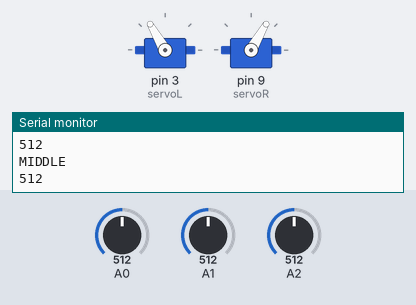
Bench run of a sketch on a simulated Arduino Uno, built with avr-gcc and run on an emulated ATmega328P. Parts: 2 × servo, the last lines printed to the serial monitor. The inputs (shaded band) are chosen by the test bench; at power-on: A1 = 512, A0 = 512, A2 = 512.

Above: at 1.3 s.
1.4 s: A1 set to 308
2.9 s: A1 set to 289
At 3.7 s:
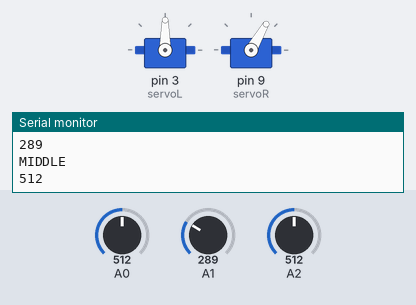
4.5 s: A0 set to 313
6.0 s: A0 set to 284
At 6.3 s:
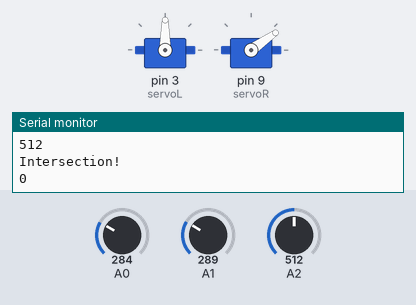
Timing chart, 0 to 8.5 s (numbered marks = the images above; inputs shaded):
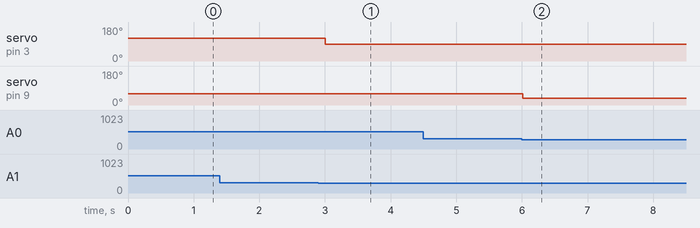

Measured:
- the behaviour switches between 300 and 299 on A1 (found by bisection; images 0 and 1)
- the behaviour switches between 300 and 299 on A0 (found by bisection; images 1 and 2)
- after the input at 2.9 s, servo on pin 3 (servoL): 120° → 90° after 0.11 s
- after the input at 6.0 s, servo on pin 9 (servoR): 60° → 35° at once

The sketch:

m1_figure8.ino
```cpp
#include <Servo.h>

Servo servoL;                     //instantiate servos
Servo servoR;
unsigned int sensor_values[3];   //store sensor values

int turn_num = 0;                //reset number of turns
int change = 0;                  //reset temp variable noting change from white/black
int threshold = 500;             //turning threshold
int cutoff = 300;                //cutoff value b/w white and not white

void setup() {
// put your setup code here, to run once:
Serial.begin(9600);
servoL.attach(3);
servoR.attach(9);

}

// left, right, right, right, right, left, left

void loop() {
// put your main code here, to run repeatedly:

// Read line sensor values continuously
    sensor_values[0] = analogRead(A0); //left
    sensor_values[1] = analogRead(A1); //right
    sensor_values[2] = analogRead(A2); //middle

    //Case: reaches intersection
    if (sensor_values[0] < cutoff && sensor_values[1] < cutoff){
        Serial.println("Intersection!");
        switch(turn_num){
          case 0:turn_left(); break;
          case 1:turn_right(); break;
          case 2:turn_right(); break;
          case 3:turn_right(); break;
          case 4:turn_right(); break;
          case 5:turn_left(); break;
          case 6:turn_left(); break;
          default: drive_straight(); break;
        }

        turn_num += 1;    // increment number of turns

        if (turn_num == 7){ turn_num = 0;}   // reset number of turns after figure 8 completed

      }

      //Case: traveling along line --> drive straight
      else if (sensor_values[0] > cutoff && sensor_values[1] > cutoff) { drive_straight();}

      //Case: drifting off to the right --> correct left
      else if (sensor_values[0] < cutoff) { veer_left(); }

      //Case: drifting off to the left --> correct right
      else if (sensor_values[1] < cutoff) { veer_right(); }

      // Default: drive straight
      else {drive_straight();}

      delay(500);
      Serial.println("LEFT:");
      Serial.println(sensor_values[0]);
      Serial.println("RIGHT:");
      Serial.println(sensor_values[1]);
      Serial.println("MIDDLE");
      Serial.println(sensor_values[2]);

}

//HELPER FUNCTIONS

void veer_left(){
  servoL.write(120);
  servoR.write(60);
}

void veer_right(){
  servoL.write(90);
  servoR.write(60);
}

void turn_left(){
  if (change == 0) {
     while (sensor_values[2] < (threshold+10)) {
        servoL.write(90);
        servoR.write(55);
        Serial.println("Turning left! - on white");
      }

     servoL.write(90);
     servoR.write(90);
     Serial.println(change);
     change = change + 1;

   while (sensor_values[2] > threshold) {
       servoL.write(90);
       servoR.write(35);
       delay(500);
       Serial.println("Turning left!- on black");
    }
  }
}

void turn_right(){
  if (change == 0) {
    while (sensor_values[2] < (threshold+10)) {
        servoL.write(125);
        servoR.write(90);
        delay(500);
        Serial.println("Turning right!- on white");
    }

    Serial.println(change);
    change = change + 1;

    while (sensor_values[2] > threshold) {
        servoL.write(105);
        servoR.write(90);
        delay(500);
        Serial.println("Turning right!- on black");
    }
  }
}

void drive_straight(){
  servoL.write(120);
  servoR.write(60);
}
```
